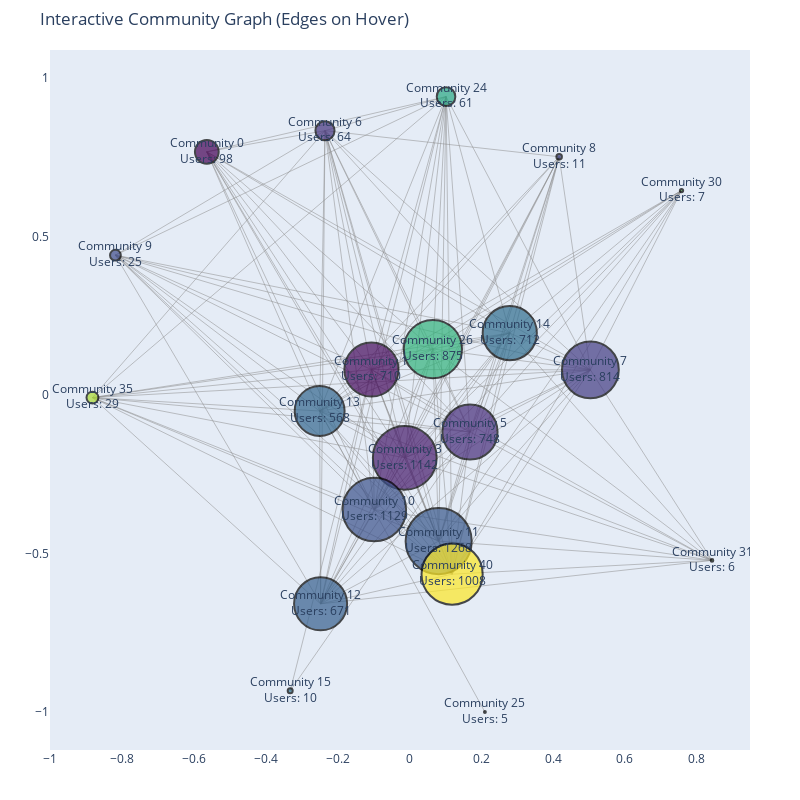

Notebook code cell kept with this figure:
### Code cell
# Count the number of users in each community
community_sizes = {}
for node, community in updated_partition.items():
    if community not in community_sizes:
        community_sizes[community] = 0
    community_sizes[community] += 1

community_graph = nx.Graph()

for community, size in community_sizes.items():
    community_graph.add_node(community, size=size)

for node1, node2 in G_filtered.edges:
    community1 = updated_partition[node1]
    community2 = updated_partition[node2]
    if community1 != community2:  # Only add inter-community edges
        if not community_graph.has_edge(community1, community2):
            community_graph.add_edge(community1, community2, weight=0)
        community_graph[community1][community2]['weight'] += 1

pos = nx.spring_layout(community_graph, k=20, iterations=100)

node_x = []
node_y = []
node_sizes = []
node_text = []
for node, coords in pos.items():
    node_x.append(coords[0])
    node_y.append(coords[1])
    node_sizes.append(community_graph.nodes[node]['size'] * 10)  
    node_text.append(f"Community {node}<br>Users: {community_graph.nodes[node]['size']}")
node_sizes = np.power(np.log10(node_sizes), 3) - 3

edge_traces = []
for community1, community2, data in community_graph.edges(data=True):
    x0, y0 = pos[community1]
    x1, y1 = pos[community2]
    edge_traces.append(go.Scatter(
        x=[x0, x1, None],
        y=[y0, y1, None],
        line=dict(width=0.5, color="#888"),
        hoverinfo="none",
        mode="lines",
        visible=True,  # Edges are initially hidden
        name=f"Edges for Community {community1} and {community2}"
    ))

node_trace = go.Scatter(
    x=node_x,
    y=node_y,
    mode="markers+text",
    marker=dict(
        size=node_sizes,
        color=list(community_graph.nodes),
        colorscale="Viridis",
        line=dict(width=2, color="black")
    ),
    text=node_text,
    hoverinfo="text",
    customdata=list(community_graph.nodes), 
    name="Communities"
)

# Create a Plotly figure
fig = go.Figure()

for edge_trace in edge_traces:
    fig.add_trace(edge_trace)

fig.add_trace(node_trace)

fig.update_layout(
    title="Interactive Community Graph (Edges on Hover)",
    showlegend=False,
    xaxis=dict(showgrid=False, zeroline=False),
    yaxis=dict(showgrid=False, zeroline=False),
    height=800,
    width=800,
    margin=dict(l=50, r=50, t=50, b=50)
)

def hover_fn(trace, points, state):
    for i, edge_trace in enumerate(fig.data[:-1]):  
        edge_trace.visible = False 
    hovered_node = points.customdata[0]
    for i, edge_trace in enumerate(fig.data[:-1]):
        if edge_trace.name.startswith(f"Edges for Community {hovered_node}"):
            fig.data[i].visible = True  
    fig.show()

node_trace.on_hover(hover_fn)

fig.show()

### Figure 1 — Plotly figure (JSON) as saved in the notebook; plotly's stock layout.template omitted (floating-point values rounded to 4 significant figures)
{"data": [{"hoverinfo": "none", "line": {"color": "#888", "width": 0.5}, "mode": "lines", "name": "Edges for Community 9 and 1", "type": "scatter", "visible": true, "x": [-0.8187, -0.1058, null], "y": [0.4408, 0.08017, null]}, {"hoverinfo": "none", "line": {"color": "#888", "width": 0.5}, "mode": "lines", "name": "Edges for Community 9 and 14", "type": "scatter", "visible": true, "x": [-0.8187, 0.2794, null], "y": [0.4408, 0.1951, null]}, {"hoverinfo": "none", "line": {"color": "#888", "width": 0.5}, "mode": "lines", "name": "Edges for Community 9 and 3", "type": "scatter", "visible": true, "x": [-0.8187, -0.01295, null], "y": [0.4408, -0.1984, null]}, {"hoverinfo": "none", "line": {"color": "#888", "width": 0.5}, "mode": "lines", "name": "Edges for Community 9 and 26", "type": "scatter", "visible": true, "x": [-0.8187, 0.06531, null], "y": [0.4408, 0.1448, null]}, {"hoverinfo": "none", "line": {"color": "#888", "width": 0.5}, "mode": "lines", "name": "Edges for Community 9 and 5", "type": "scatter", "visible": true, "x": [-0.8187, 0.1686, null], "y": [0.4408, -0.1168, null]}, {"hoverinfo": "none", "line": {"color": "#888", "width": 0.5}, "mode": "lines", "name": "Edges for Community 9 and 11", "type": "scatter", "visible": true, "x": [-0.8187, 0.08139, null], "y": [0.4408, -0.4611, null]}, {"hoverinfo": "none", "line": {"color": "#888", "width": 0.5}, "mode": "lines", "name": "Edges for Community 9 and 7", "type": "scatter", "visible": true, "x": [-0.8187, 0.5039, null], "y": [0.4408, 0.079, null]}, {"hoverinfo": "none", "line": {"color": "#888", "width": 0.5}, "mode": "lines", "name": "Edges for Community 9 and 40", "type": "scatter", "visible": true, "x": [-0.8187, 0.1188, null], "y": [0.4408, -0.5653, null]}, {"hoverinfo": "none", "line": {"color": "#888", "width": 0.5}, "mode": "lines", "name": "Edges for Community 9 and 10", "type": "scatter", "visible": true, "x": [-0.8187, -0.09778, null], "y": [0.4408, -0.3616, null]}, {"hoverinfo": "none", "line": {"color": "#888", "width": 0.5}, "mode": "lines", "name": "Edges for Community 9 and 12", "type": "scatter", "visible": true, "x": [-0.8187, -0.2474, null], "y": [0.4408, -0.6588, null]}, {"hoverinfo": "none", "line": {"color": "#888", "width": 0.5}, "mode": "lines", "name": "Edges for Community 9 and 13", "type": "scatter", "visible": true, "x": [-0.8187, -0.25, null], "y": [0.4408, -0.05073, null]}, {"hoverinfo": "none", "line": {"color": "#888", "width": 0.5}, "mode": "lines", "name": "Edges for Community 9 and 24", "type": "scatter", "visible": true, "x": [-0.8187, 0.102, null], "y": [0.4408, 0.9408, null]}, {"hoverinfo": "none", "line": {"color": "#888", "width": 0.5}, "mode": "lines", "name": "Edges for Community 9 and 6", "type": "scatter", "visible": true, "x": [-0.8187, -0.2351, null], "y": [0.4408, 0.8334, null]}, {"hoverinfo": "none", "line": {"color": "#888", "width": 0.5}, "mode": "lines", "name": "Edges for Community 1 and 3", "type": "scatter", "visible": true, "x": [-0.1058, -0.01295, null], "y": [0.08017, -0.1984, null]}, {"hoverinfo": "none", "line": {"color": "#888", "width": 0.5}, "mode": "lines", "name": "Edges for Community 1 and 5", "type": "scatter", "visible": true, "x": [-0.1058, 0.1686, null], "y": [0.08017, -0.1168, null]}, {"hoverinfo": "none", "line": {"color": "#888", "width": 0.5}, "mode": "lines", "name": "Edges for Community 1 and 13", "type": "scatter", "visible": true, "x": [-0.1058, -0.25, null], "y": [0.08017, -0.05073, null]}, {"hoverinfo": "none", "line": {"color": "#888", "width": 0.5}, "mode": "lines", "name": "Edges for Community 1 and 24", "type": "scatter", "visible": true, "x": [-0.1058, 0.102, null], "y": [0.08017, 0.9408, null]}, {"hoverinfo": "none", "line": {"color": "#888", "width": 0.5}, "mode": "lines", "name": "Edges for Community 1 and 26", "type": "scatter", "visible": true, "x": [-0.1058, 0.06531, null], "y": [0.08017, 0.1448, null]}, {"hoverinfo": "none", "line": {"color": "#888", "width": 0.5}, "mode": "lines", "name": "Edges for Community 1 and 10", "type": "scatter", "visible": true, "x": [-0.1058, -0.09778, null], "y": [0.08017, -0.3616, null]}, {"hoverinfo": "none", "line": {"color": "#888", "width": 0.5}, "mode": "lines", "name": "Edges for Community 1 and 11", "type": "scatter", "visible": true, "x": [-0.1058, 0.08139, null], "y": [0.08017, -0.4611, null]}, {"hoverinfo": "none", "line": {"color": "#888", "width": 0.5}, "mode": "lines", "name": "Edges for Community 1 and 14", "type": "scatter", "visible": true, "x": [-0.1058, 0.2794, null], "y": [0.08017, 0.1951, null]}, {"hoverinfo": "none", "line": {"color": "#888", "width": 0.5}, "mode": "lines", "name": "Edges for Community 1 and 7", "type": "scatter", "visible": true, "x": [-0.1058, 0.5039, null], "y": [0.08017, 0.079, null]}, {"hoverinfo": "none", "line": {"color": "#888", "width": 0.5}, "mode": "lines", "name": "Edges for Community 1 and 40", "type": "scatter", "visible": true, "x": [-0.1058, 0.1188, null], "y": [0.08017, -0.5653, null]}, {"hoverinfo": "none", "line": {"color": "#888", "width": 0.5}, "mode": "lines", "name": "Edges for Community 1 and 12", "type": "scatter", "visible": true, "x": [-0.1058, -0.2474, null], "y": [0.08017, -0.6588, null]}, {"hoverinfo": "none", "line": {"color": "#888", "width": 0.5}, "mode": "lines", "name": "Edges for Community 1 and 0", "type": "scatter", "visible": true, "x": [-0.1058, -0.5642, null], "y": [0.08017, 0.7667, null]}, {"hoverinfo": "none", "line": {"color": "#888", "width": 0.5}, "mode": "lines", "name": "Edges for Community 1 and 6", "type": "scatter", "visible": true, "x": [-0.1058, -0.2351, null], "y": [0.08017, 0.8334, null]}, {"hoverinfo": "none", "line": {"color": "#888", "width": 0.5}, "mode": "lines", "name": "Edges for Community 1 and 35", "type": "scatter", "visible": true, "x": [-0.1058, -0.8826, null], "y": [0.08017, -0.0085, null]}, {"hoverinfo": "none", "line": {"color": "#888", "width": 0.5}, "mode": "lines", "name": "Edges for Community 1 and 31", "type": "scatter", "visible": true, "x": [-0.1058, 0.8425, null], "y": [0.08017, -0.5218, null]}, {"hoverinfo": "none", "line": {"color": "#888", "width": 0.5}, "mode": "lines", "name": "Edges for Community 1 and 30", "type": "scatter", "visible": true, "x": [-0.1058, 0.7577, null], "y": [0.08017, 0.6446, null]}, {"hoverinfo": "none", "line": {"color": "#888", "width": 0.5}, "mode": "lines", "name": "Edges for Community 1 and 8", "type": "scatter", "visible": true, "x": [-0.1058, 0.4169, null], "y": [0.08017, 0.7511, null]}, {"hoverinfo": "none", "line": {"color": "#888", "width": 0.5}, "mode": "lines", "name": "Edges for Community 1 and 15", "type": "scatter", "visible": true, "x": [-0.1058, -0.332, null], "y": [0.08017, -0.9332, null]}, {"hoverinfo": "none", "line": {"color": "#888", "width": 0.5}, "mode": "lines", "name": "Edges for Community 14 and 7", "type": "scatter", "visible": true, "x": [0.2794, 0.5039, null], "y": [0.1951, 0.079, null]}, {"hoverinfo": "none", "line": {"color": "#888", "width": 0.5}, "mode": "lines", "name": "Edges for Community 14 and 26", "type": "scatter", "visible": true, "x": [0.2794, 0.06531, null], "y": [0.1951, 0.1448, null]}, {"hoverinfo": "none", "line": {"color": "#888", "width": 0.5}, "mode": "lines", "name": "Edges for Community 14 and 13", "type": "scatter", "visible": true, "x": [0.2794, -0.25, null], "y": [0.1951, -0.05073, null]}, {"hoverinfo": "none", "line": {"color": "#888", "width": 0.5}, "mode": "lines", "name": "Edges for Community 14 and 5", "type": "scatter", "visible": true, "x": [0.2794, 0.1686, null], "y": [0.1951, -0.1168, null]}, {"hoverinfo": "none", "line": {"color": "#888", "width": 0.5}, "mode": "lines", "name": "Edges for Community 14 and 11", "type": "scatter", "visible": true, "x": [0.2794, 0.08139, null], "y": [0.1951, -0.4611, null]}, {"hoverinfo": "none", "line": {"color": "#888", "width": 0.5}, "mode": "lines", "name": "Edges for Community 14 and 40", "type": "scatter", "visible": true, "x": [0.2794, 0.1188, null], "y": [0.1951, -0.5653, null]}, {"hoverinfo": "none", "line": {"color": "#888", "width": 0.5}, "mode": "lines", "name": "Edges for Community 14 and 3", "type": "scatter", "visible": true, "x": [0.2794, -0.01295, null], "y": [0.1951, -0.1984, null]}, {"hoverinfo": "none", "line": {"color": "#888", "width": 0.5}, "mode": "lines", "name": "Edges for Community 14 and 10", "type": "scatter", "visible": true, "x": [0.2794, -0.09778, null], "y": [0.1951, -0.3616, null]}, {"hoverinfo": "none", "line": {"color": "#888", "width": 0.5}, "mode": "lines", "name": "Edges for Community 14 and 12", "type": "scatter", "visible": true, "x": [0.2794, -0.2474, null], "y": [0.1951, -0.6588, null]}, {"hoverinfo": "none", "line": {"color": "#888", "width": 0.5}, "mode": "lines", "name": "Edges for Community 14 and 6", "type": "scatter", "visible": true, "x": [0.2794, -0.2351, null], "y": [0.1951, 0.8334, null]}, {"hoverinfo": "none", "line": {"color": "#888", "width": 0.5}, "mode": "lines", "name": "Edges for Community 14 and 35", "type": "scatter", "visible": true, "x": [0.2794, -0.8826, null], "y": [0.1951, -0.0085, null]}, {"hoverinfo": "none", "line": {"color": "#888", "width": 0.5}, "mode": "lines", "name": "Edges for Community 14 and 24", "type": "scatter", "visible": true, "x": [0.2794, 0.102, null], "y": [0.1951, 0.9408, null]}, {"hoverinfo": "none", "line": {"color": "#888", "width": 0.5}, "mode": "lines", "name": "Edges for Community 14 and 30", "type": "scatter", "visible": true, "x": [0.2794, 0.7577, null], "y": [0.1951, 0.6446, null]}, {"hoverinfo": "none", "line": {"color": "#888", "width": 0.5}, "mode": "lines", "name": "Edges for Community 14 and 0", "type": "scatter", "visible": true, "x": [0.2794, -0.5642, null], "y": [0.1951, 0.7667, null]}, {"hoverinfo": "none", "line": {"color": "#888", "width": 0.5}, "mode": "lines", "name": "Edges for Community 14 and 31", "type": "scatter", "visible": true, "x": [0.2794, 0.8425, null], "y": [0.1951, -0.5218, null]}, {"hoverinfo": "none", "line": {"color": "#888", "width": 0.5}, "mode": "lines", "name": "Edges for Community 14 and 8", "type": "scatter", "visible": true, "x": [0.2794, 0.4169, null], "y": [0.1951, 0.7511, null]}, {"hoverinfo": "none", "line": {"color": "#888", "width": 0.5}, "mode": "lines", "name": "Edges for Community 3 and 5", "type": "scatter", "visible": true, "x": [-0.01295, 0.1686, null], "y": [-0.1984, -0.1168, null]}, {"hoverinfo": "none", "line": {"color": "#888", "width": 0.5}, "mode": "lines", "name": "Edges for Community 3 and 10", "type": "scatter", "visible": true, "x": [-0.01295, -0.09778, null], "y": [-0.1984, -0.3616, null]}, {"hoverinfo": "none", "line": {"color": "#888", "width": 0.5}, "mode": "lines", "name": "Edges for Community 3 and 24", "type": "scatter", "visible": true, "x": [-0.01295, 0.102, null], "y": [-0.1984, 0.9408, null]}, {"hoverinfo": "none", "line": {"color": "#888", "width": 0.5}, "mode": "lines", "name": "Edges for Community 3 and 31", "type": "scatter", "visible": true, "x": [-0.01295, 0.8425, null], "y": [-0.1984, -0.5218, null]}, {"hoverinfo": "none", "line": {"color": "#888", "width": 0.5}, "mode": "lines", "name": "Edges for Community 3 and 13", "type": "scatter", "visible": true, "x": [-0.01295, -0.25, null], "y": [-0.1984, -0.05073, null]}, {"hoverinfo": "none", "line": {"color": "#888", "width": 0.5}, "mode": "lines", "name": "Edges for Community 3 and 26", "type": "scatter", "visible": true, "x": [-0.01295, 0.06531, null], "y": [-0.1984, 0.1448, null]}, {"hoverinfo": "none", "line": {"color": "#888", "width": 0.5}, "mode": "lines", "name": "Edges for Community 3 and 40", "type": "scatter", "visible": true, "x": [-0.01295, 0.1188, null], "y": [-0.1984, -0.5653, null]}, {"hoverinfo": "none", "line": {"color": "#888", "width": 0.5}, "mode": "lines", "name": "Edges for Community 3 and 11", "type": "scatter", "visible": true, "x": [-0.01295, 0.08139, null], "y": [-0.1984, -0.4611, null]}, {"hoverinfo": "none", "line": {"color": "#888", "width": 0.5}, "mode": "lines", "name": "Edges for Community 3 and 35", "type": "scatter", "visible": true, "x": [-0.01295, -0.8826, null], "y": [-0.1984, -0.0085, null]}, {"hoverinfo": "none", "line": {"color": "#888", "width": 0.5}, "mode": "lines", "name": "Edges for Community 3 and 7", "type": "scatter", "visible": true, "x": [-0.01295, 0.5039, null], "y": [-0.1984, 0.079, null]}, {"hoverinfo": "none", "line": {"color": "#888", "width": 0.5}, "mode": "lines", "name": "Edges for Community 3 and 0", "type": "scatter", "visible": true, "x": [-0.01295, -0.5642, null], "y": [-0.1984, 0.7667, null]}, {"hoverinfo": "none", "line": {"color": "#888", "width": 0.5}, "mode": "lines", "name": "Edges for Community 3 and 6", "type": "scatter", "visible": true, "x": [-0.01295, -0.2351, null], "y": [-0.1984, 0.8334, null]}, {"hoverinfo": "none", "line": {"color": "#888", "width": 0.5}, "mode": "lines", "name": "Edges for Community 3 and 12", "type": "scatter", "visible": true, "x": [-0.01295, -0.2474, null], "y": [-0.1984, -0.6588, null]}, {"hoverinfo": "none", "line": {"color": "#888", "width": 0.5}, "mode": "lines", "name": "Edges for Community 3 and 8", "type": "scatter", "visible": true, "x": [-0.01295, 0.4169, null], "y": [-0.1984, 0.7511, null]}, {"hoverinfo": "none", "line": {"color": "#888", "width": 0.5}, "mode": "lines", "name": "Edges for Community 3 and 30", "type": "scatter", "visible": true, "x": [-0.01295, 0.7577, null], "y": [-0.1984, 0.6446, null]}, {"hoverinfo": "none", "line": {"color": "#888", "width": 0.5}, "mode": "lines", "name": "Edges for Community 26 and 7", "type": "scatter", "visible": true, "x": [0.06531, 0.5039, null], "y": [0.1448, 0.079, null]}, {"hoverinfo": "none", "line": {"color": "#888", "width": 0.5}, "mode": "lines", "name": "Edges for Community 26 and 13", "type": "scatter", "visible": true, "x": [0.06531, -0.25, null], "y": [0.1448, -0.05073, null]}, {"hoverinfo": "none", "line": {"color": "#888", "width": 0.5}, "mode": "lines", "name": "Edges for Community 26 and 12", "type": "scatter", "visible": true, "x": [0.06531, -0.2474, null], "y": [0.1448, -0.6588, null]}, {"hoverinfo": "none", "line": {"color": "#888", "width": 0.5}, "mode": "lines", "name": "Edges for Community 26 and 5", "type": "scatter", "visible": true, "x": [0.06531, 0.1686, null], "y": [0.1448, -0.1168, null]}, {"hoverinfo": "none", "line": {"color": "#888", "width": 0.5}, "mode": "lines", "name": "Edges for Community 26 and 6", "type": "scatter", "visible": true, "x": [0.06531, -0.2351, null], "y": [0.1448, 0.8334, null]}, {"hoverinfo": "none", "line": {"color": "#888", "width": 0.5}, "mode": "lines", "name": "Edges for Community 26 and 11", "type": "scatter", "visible": true, "x": [0.06531, 0.08139, null], "y": [0.1448, -0.4611, null]}, {"hoverinfo": "none", "line": {"color": "#888", "width": 0.5}, "mode": "lines", "name": "Edges for Community 26 and 10", "type": "scatter", "visible": true, "x": [0.06531, -0.09778, null], "y": [0.1448, -0.3616, null]}, {"hoverinfo": "none", "line": {"color": "#888", "width": 0.5}, "mode": "lines", "name": "Edges for Community 26 and 40", "type": "scatter", "visible": true, "x": [0.06531, 0.1188, null], "y": [0.1448, -0.5653, null]}, {"hoverinfo": "none", "line": {"color": "#888", "width": 0.5}, "mode": "lines", "name": "Edges for Community 26 and 0", "type": "scatter", "visible": true, "x": [0.06531, -0.5642, null], "y": [0.1448, 0.7667, null]}, {"hoverinfo": "none", "line": {"color": "#888", "width": 0.5}, "mode": "lines", "name": "Edges for Community 26 and 35", "type": "scatter", "visible": true, "x": [0.06531, -0.8826, null], "y": [0.1448, -0.0085, null]}, {"hoverinfo": "none", "line": {"color": "#888", "width": 0.5}, "mode": "lines", "name": "Edges for Community 26 and 24", "type": "scatter", "visible": true, "x": [0.06531, 0.102, null], "y": [0.1448, 0.9408, null]}, {"hoverinfo": "none", "line": {"color": "#888", "width": 0.5}, "mode": "lines", "name": "Edges for Community 26 and 31", "type": "scatter", "visible": true, "x": [0.06531, 0.8425, null], "y": [0.1448, -0.5218, null]}, {"hoverinfo": "none", "line": {"color": "#888", "width": 0.5}, "mode": "lines", "name": "Edges for Community 26 and 30", "type": "scatter", "visible": true, "x": [0.06531, 0.7577, null], "y": [0.1448, 0.6446, null]}, {"hoverinfo": "none", "line": {"color": "#888", "width": 0.5}, "mode": "lines", "name": "Edges for Community 5 and 11", "type": "scatter", "visible": true, "x": [0.1686, 0.08139, null], "y": [-0.1168, -0.4611, null]}, {"hoverinfo": "none", "line": {"color": "#888", "width": 0.5}, "mode": "lines", "name": "Edges for Community 5 and 10", "type": "scatter", "visible": true, "x": [0.1686, -0.09778, null], "y": [-0.1168, -0.3616, null]}, {"hoverinfo": "none", "line": {"color": "#888", "width": 0.5}, "mode": "lines", "name": "Edges for Community 5 and 13", "type": "scatter", "visible": true, "x": [0.1686, -0.25, null], "y": [-0.1168, -0.05073, null]}, {"hoverinfo": "none", "line": {"color": "#888", "width": 0.5}, "mode": "lines", "name": "Edges for Community 5 and 12", "type": "scatter", "visible": true, "x": [0.1686, -0.2474, null], "y": [-0.1168, -0.6588, null]}, {"hoverinfo": "none", "line": {"color": "#888", "width": 0.5}, "mode": "lines", "name": "Edges for Community 5 and 40", "type": "scatter", "visible": true, "x": [0.1686, 0.1188, null], "y": [-0.1168, -0.5653, null]}, {"hoverinfo": "none", "line": {"color": "#888", "width": 0.5}, "mode": "lines", "name": "Edges for Community 5 and 6", "type": "scatter", "visible": true, "x": [0.1686, -0.2351, null], "y": [-0.1168, 0.8334, null]}, {"hoverinfo": "none", "line": {"color": "#888", "width": 0.5}, "mode": "lines", "name": "Edges for Community 5 and 7", "type": "scatter", "visible": true, "x": [0.1686, 0.5039, null], "y": [-0.1168, 0.079, null]}, {"hoverinfo": "none", "line": {"color": "#888", "width": 0.5}, "mode": "lines", "name": "Edges for Community 5 and 24", "type": "scatter", "visible": true, "x": [0.1686, 0.102, null], "y": [-0.1168, 0.9408, null]}, {"hoverinfo": "none", "line": {"color": "#888", "width": 0.5}, "mode": "lines", "name": "Edges for Community 5 and 15", "type": "scatter", "visible": true, "x": [0.1686, -0.332, null], "y": [-0.1168, -0.9332, null]}, {"hoverinfo": "none", "line": {"color": "#888", "width": 0.5}, "mode": "lines", "name": "Edges for Community 5 and 31", "type": "scatter", "visible": true, "x": [0.1686, 0.8425, null], "y": [-0.1168, -0.5218, null]}, {"hoverinfo": "none", "line": {"color": "#888", "width": 0.5}, "mode": "lines", "name": "Edges for Community 5 and 8", "type": "scatter", "visible": true, "x": [0.1686, 0.4169, null], "y": [-0.1168, 0.7511, null]}, {"hoverinfo": "none", "line": {"color": "#888", "width": 0.5}, "mode": "lines", "name": "Edges for Community 5 and 35", "type": "scatter", "visible": true, "x": [0.1686, -0.8826, null], "y": [-0.1168, -0.0085, null]}, {"hoverinfo": "none", "line": {"color": "#888", "width": 0.5}, "mode": "lines", "name": "Edges for Community 5 and 30", "type": "scatter", "visible": true, "x": [0.1686, 0.7577, null], "y": [-0.1168, 0.6446, null]}, {"hoverinfo": "none", "line": {"color": "#888", "width": 0.5}, "mode": "lines", "name": "Edges for Community 5 and 0", "type": "scatter", "visible": true, "x": [0.1686, -0.5642, null], "y": [-0.1168, 0.7667, null]}, {"hoverinfo": "none", "line": {"color": "#888", "width": 0.5}, "mode": "lines", "name": "Edges for Community 11 and 40", "type": "scatter", "visible": true, "x": [0.08139, 0.1188, null], "y": [-0.4611, -0.5653, null]}, {"hoverinfo": "none", "line": {"color": "#888", "width": 0.5}, "mode": "lines", "name": "Edges for Community 11 and 12", "type": "scatter", "visible": true, "x": [0.08139, -0.2474, null], "y": [-0.4611, -0.6588, null]}, {"hoverinfo": "none", "line": {"color": "#888", "width": 0.5}, "mode": "lines", "name": "Edges for Community 11 and 35", "type": "scatter", "visible": true, "x": [0.08139, -0.8826, null], "y": [-0.4611, -0.0085, null]}, {"hoverinfo": "none", "line": {"color": "#888", "width": 0.5}, "mode": "lines", "name": "Edges for Community 11 and 10", "type": "scatter", "visible": true, "x": [0.08139, -0.09778, null], "y": [-0.4611, -0.3616, null]}, {"hoverinfo": "none", "line": {"color": "#888", "width": 0.5}, "mode": "lines", "name": "Edges for Community 11 and 13", "type": "scatter", "visible": true, "x": [0.08139, -0.25, null], "y": [-0.4611, -0.05073, null]}, {"hoverinfo": "none", "line": {"color": "#888", "width": 0.5}, "mode": "lines", "name": "Edges for Community 11 and 7", "type": "scatter", "visible": true, "x": [0.08139, 0.5039, null], "y": [-0.4611, 0.079, null]}, {"hoverinfo": "none", "line": {"color": "#888", "width": 0.5}, "mode": "lines", "name": "Edges for Community 11 and 8", "type": "scatter", "visible": true, "x": [0.08139, 0.4169, null], "y": [-0.4611, 0.7511, null]}, {"hoverinfo": "none", "line": {"color": "#888", "width": 0.5}, "mode": "lines", "name": "Edges for Community 11 and 6", "type": "scatter", "visible": true, "x": [0.08139, -0.2351, null], "y": [-0.4611, 0.8334, null]}, {"hoverinfo": "none", "line": {"color": "#888", "width": 0.5}, "mode": "lines", "name": "Edges for Community 11 and 31", "type": "scatter", "visible": true, "x": [0.08139, 0.8425, null], "y": [-0.4611, -0.5218, null]}, {"hoverinfo": "none", "line": {"color": "#888", "width": 0.5}, "mode": "lines", "name": "Edges for Community 11 and 24", "type": "scatter", "visible": true, "x": [0.08139, 0.102, null], "y": [-0.4611, 0.9408, null]}, {"hoverinfo": "none", "line": {"color": "#888", "width": 0.5}, "mode": "lines", "name": "Edges for Community 11 and 0", "type": "scatter", "visible": true, "x": [0.08139, -0.5642, null], "y": [-0.4611, 0.7667, null]}, {"hoverinfo": "none", "line": {"color": "#888", "width": 0.5}, "mode": "lines", "name": "Edges for Community 11 and 30", "type": "scatter", "visible": true, "x": [0.08139, 0.7577, null], "y": [-0.4611, 0.6446, null]}, {"hoverinfo": "none", "line": {"color": "#888", "width": 0.5}, "mode": "lines", "name": "Edges for Community 7 and 10", "type": "scatter", "visible": true, "x": [0.5039, -0.09778, null], "y": [0.079, -0.3616, null]}, {"hoverinfo": "none", "line": {"color": "#888", "width": 0.5}, "mode": "lines", "name": "Edges for Community 7 and 13", "type": "scatter", "visible": true, "x": [0.5039, -0.25, null], "y": [0.079, -0.05073, null]}, {"hoverinfo": "none", "line": {"color": "#888", "width": 0.5}, "mode": "lines", "name": "Edges for Community 7 and 40", "type": "scatter", "visible": true, "x": [0.5039, 0.1188, null], "y": [0.079, -0.5653, null]}, {"hoverinfo": "none", "line": {"color": "#888", "width": 0.5}, "mode": "lines", "name": "Edges for Community 7 and 12", "type": "scatter", "visible": true, "x": [0.5039, -0.2474, null], "y": [0.079, -0.6588, null]}, {"hoverinfo": "none", "line": {"color": "#888", "width": 0.5}, "mode": "lines", "name": "Edges for Community 7 and 6", "type": "scatter", "visible": true, "x": [0.5039, -0.2351, null], "y": [0.079, 0.8334, null]}, {"hoverinfo": "none", "line": {"color": "#888", "width": 0.5}, "mode": "lines", "name": "Edges for Community 7 and 35", "type": "scatter", "visible": true, "x": [0.5039, -0.8826, null], "y": [0.079, -0.0085, null]}, {"hoverinfo": "none", "line": {"color": "#888", "width": 0.5}, "mode": "lines", "name": "Edges for Community 7 and 0", "type": "scatter", "visible": true, "x": [0.5039, -0.5642, null], "y": [0.079, 0.7667, null]}, {"hoverinfo": "none", "line": {"color": "#888", "width": 0.5}, "mode": "lines", "name": "Edges for Community 7 and 24", "type": "scatter", "visible": true, "x": [0.5039, 0.102, null], "y": [0.079, 0.9408, null]}, {"hoverinfo": "none", "line": {"color": "#888", "width": 0.5}, "mode": "lines", "name": "Edges for Community 7 and 30", "type": "scatter", "visible": true, "x": [0.5039, 0.7577, null], "y": [0.079, 0.6446, null]}, {"hoverinfo": "none", "line": {"color": "#888", "width": 0.5}, "mode": "lines", "name": "Edges for Community 7 and 31", "type": "scatter", "visible": true, "x": [0.5039, 0.8425, null], "y": [0.079, -0.5218, null]}, {"hoverinfo": "none", "line": {"color": "#888", "width": 0.5}, "mode": "lines", "name": "Edges for Community 7 and 8", "type": "scatter", "visible": true, "x": [0.5039, 0.4169, null], "y": [0.079, 0.7511, null]}, {"hoverinfo": "none", "line": {"color": "#888", "width": 0.5}, "mode": "lines", "name": "Edges for Community 40 and 12", "type": "scatter", "visible": true, "x": [0.1188, -0.2474, null], "y": [-0.5653, -0.6588, null]}, {"hoverinfo": "none", "line": {"color": "#888", "width": 0.5}, "mode": "lines", "name": "Edges for Community 40 and 10", "type": "scatter", "visible": true, "x": [0.1188, -0.09778, null], "y": [-0.5653, -0.3616, null]}, {"hoverinfo": "none", "line": {"color": "#888", "width": 0.5}, "mode": "lines", "name": "Edges for Community 40 and 13", "type": "scatter", "visible": true, "x": [0.1188, -0.25, null], "y": [-0.5653, -0.05073, null]}, {"hoverinfo": "none", "line": {"color": "#888", "width": 0.5}, "mode": "lines", "name": "Edges for Community 40 and 35", "type": "scatter", "visible": true, "x": [0.1188, -0.8826, null], "y": [-0.5653, -0.0085, null]}, {"hoverinfo": "none", "line": {"color": "#888", "width": 0.5}, "mode": "lines", "name": "Edges for Community 40 and 8", "type": "scatter", "visible": true, "x": [0.1188, 0.4169, null], "y": [-0.5653, 0.7511, null]}, {"hoverinfo": "none", "line": {"color": "#888", "width": 0.5}, "mode": "lines", "name": "Edges for Community 40 and 31", "type": "scatter", "visible": true, "x": [0.1188, 0.8425, null], "y": [-0.5653, -0.5218, null]}, {"hoverinfo": "none", "line": {"color": "#888", "width": 0.5}, "mode": "lines", "name": "Edges for Community 40 and 24", "type": "scatter", "visible": true, "x": [0.1188, 0.102, null], "y": [-0.5653, 0.9408, null]}, {"hoverinfo": "none", "line": {"color": "#888", "width": 0.5}, "mode": "lines", "name": "Edges for Community 40 and 0", "type": "scatter", "visible": true, "x": [0.1188, -0.5642, null], "y": [-0.5653, 0.7667, null]}, {"hoverinfo": "none", "line": {"color": "#888", "width": 0.5}, "mode": "lines", "name": "Edges for Community 40 and 6", "type": "scatter", "visible": true, "x": [0.1188, -0.2351, null], "y": [-0.5653, 0.8334, null]}, {"hoverinfo": "none", "line": {"color": "#888", "width": 0.5}, "mode": "lines", "name": "Edges for Community 40 and 30", "type": "scatter", "visible": true, "x": [0.1188, 0.7577, null], "y": [-0.5653, 0.6446, null]}, {"hoverinfo": "none", "line": {"color": "#888", "width": 0.5}, "mode": "lines", "name": "Edges for Community 10 and 13", "type": "scatter", "visible": true, "x": [-0.09778, -0.25, null], "y": [-0.3616, -0.05073, null]}, {"hoverinfo": "none", "line": {"color": "#888", "width": 0.5}, "mode": "lines", "name": "Edges for Community 10 and 35", "type": "scatter", "visible": true, "x": [-0.09778, -0.8826, null], "y": [-0.3616, -0.0085, null]}, {"hoverinfo": "none", "line": {"color": "#888", "width": 0.5}, "mode": "lines", "name": "Edges for Community 10 and 6", "type": "scatter", "visible": true, "x": [-0.09778, -0.2351, null], "y": [-0.3616, 0.8334, null]}, {"hoverinfo": "none", "line": {"color": "#888", "width": 0.5}, "mode": "lines", "name": "Edges for Community 10 and 12", "type": "scatter", "visible": true, "x": [-0.09778, -0.2474, null], "y": [-0.3616, -0.6588, null]}, {"hoverinfo": "none", "line": {"color": "#888", "width": 0.5}, "mode": "lines", "name": "Edges for Community 10 and 0", "type": "scatter", "visible": true, "x": [-0.09778, -0.5642, null], "y": [-0.3616, 0.7667, null]}, {"hoverinfo": "none", "line": {"color": "#888", "width": 0.5}, "mode": "lines", "name": "Edges for Community 10 and 24", "type": "scatter", "visible": true, "x": [-0.09778, 0.102, null], "y": [-0.3616, 0.9408, null]}, {"hoverinfo": "none", "line": {"color": "#888", "width": 0.5}, "mode": "lines", "name": "Edges for Community 10 and 31", "type": "scatter", "visible": true, "x": [-0.09778, 0.8425, null], "y": [-0.3616, -0.5218, null]}, {"hoverinfo": "none", "line": {"color": "#888", "width": 0.5}, "mode": "lines", "name": "Edges for Community 10 and 8", "type": "scatter", "visible": true, "x": [-0.09778, 0.4169, null], "y": [-0.3616, 0.7511, null]}, {"hoverinfo": "none", "line": {"color": "#888", "width": 0.5}, "mode": "lines", "name": "Edges for Community 10 and 30", "type": "scatter", "visible": true, "x": [-0.09778, 0.7577, null], "y": [-0.3616, 0.6446, null]}, {"hoverinfo": "none", "line": {"color": "#888", "width": 0.5}, "mode": "lines", "name": "Edges for Community 12 and 6", "type": "scatter", "visible": true, "x": [-0.2474, -0.2351, null], "y": [-0.6588, 0.8334, null]}, {"hoverinfo": "none", "line": {"color": "#888", "width": 0.5}, "mode": "lines", "name": "Edges for Community 12 and 13", "type": "scatter", "visible": true, "x": [-0.2474, -0.25, null], "y": [-0.6588, -0.05073, null]}, {"hoverinfo": "none", "line": {"color": "#888", "width": 0.5}, "mode": "lines", "name": "Edges for Community 12 and 24", "type": "scatter", "visible": true, "x": [-0.2474, 0.102, null], "y": [-0.6588, 0.9408, null]}, {"hoverinfo": "none", "line": {"color": "#888", "width": 0.5}, "mode": "lines", "name": "Edges for Community 12 and 35", "type": "scatter", "visible": true, "x": [-0.2474, -0.8826, null], "y": [-0.6588, -0.0085, null]}, {"hoverinfo": "none", "line": {"color": "#888", "width": 0.5}, "mode": "lines", "name": "Edges for Community 12 and 8", "type": "scatter", "visible": true, "x": [-0.2474, 0.4169, null], "y": [-0.6588, 0.7511, null]}, {"hoverinfo": "none", "line": {"color": "#888", "width": 0.5}, "mode": "lines", "name": "Edges for Community 12 and 31", "type": "scatter", "visible": true, "x": [-0.2474, 0.8425, null], "y": [-0.6588, -0.5218, null]}, {"hoverinfo": "none", "line": {"color": "#888", "width": 0.5}, "mode": "lines", "name": "Edges for Community 13 and 24", "type": "scatter", "visible": true, "x": [-0.25, 0.102, null], "y": [-0.05073, 0.9408, null]}, {"hoverinfo": "none", "line": {"color": "#888", "width": 0.5}, "mode": "lines", "name": "Edges for Community 13 and 6", "type": "scatter", "visible": true, "x": [-0.25, -0.2351, null], "y": [-0.05073, 0.8334, null]}, {"hoverinfo": "none", "line": {"color": "#888", "width": 0.5}, "mode": "lines", "name": "Edges for Community 13 and 35", "type": "scatter", "visible": true, "x": [-0.25, -0.8826, null], "y": [-0.05073, -0.0085, null]}, {"hoverinfo": "none", "line": {"color": "#888", "width": 0.5}, "mode": "lines", "name": "Edges for Community 13 and 0", "type": "scatter", "visible": true, "x": [-0.25, -0.5642, null], "y": [-0.05073, 0.7667, null]}, {"hoverinfo": "none", "line": {"color": "#888", "width": 0.5}, "mode": "lines", "name": "Edges for Community 13 and 31", "type": "scatter", "visible": true, "x": [-0.25, 0.8425, null], "y": [-0.05073, -0.5218, null]}, {"hoverinfo": "none", "line": {"color": "#888", "width": 0.5}, "mode": "lines", "name": "Edges for Community 13 and 8", "type": "scatter", "visible": true, "x": [-0.25, 0.4169, null], "y": [-0.05073, 0.7511, null]}, {"hoverinfo": "none", "line": {"color": "#888", "width": 0.5}, "mode": "lines", "name": "Edges for Community 13 and 25", "type": "scatter", "visible": true, "x": [-0.25, 0.2102, null], "y": [-0.05073, -1.0, null]}, {"hoverinfo": "none", "line": {"color": "#888", "width": 0.5}, "mode": "lines", "name": "Edges for Community 13 and 30", "type": "scatter", "visible": true, "x": [-0.25, 0.7577, null], "y": [-0.05073, 0.6446, null]}, {"hoverinfo": "none", "line": {"color": "#888", "width": 0.5}, "mode": "lines", "name": "Edges for Community 24 and 6", "type": "scatter", "visible": true, "x": [0.102, -0.2351, null], "y": [0.9408, 0.8334, null]}, {"hoverinfo": "none", "line": {"color": "#888", "width": 0.5}, "mode": "lines", "name": "Edges for Community 24 and 35", "type": "scatter", "visible": true, "x": [0.102, -0.8826, null], "y": [0.9408, -0.0085, null]}, {"hoverinfo": "none", "line": {"color": "#888", "width": 0.5}, "mode": "lines", "name": "Edges for Community 24 and 0", "type": "scatter", "visible": true, "x": [0.102, -0.5642, null], "y": [0.9408, 0.7667, null]}, {"hoverinfo": "none", "line": {"color": "#888", "width": 0.5}, "mode": "lines", "name": "Edges for Community 6 and 0", "type": "scatter", "visible": true, "x": [-0.2351, -0.5642, null], "y": [0.8334, 0.7667, null]}, {"hoverinfo": "none", "line": {"color": "#888", "width": 0.5}, "mode": "lines", "name": "Edges for Community 6 and 35", "type": "scatter", "visible": true, "x": [-0.2351, -0.8826, null], "y": [0.8334, -0.0085, null]}, {"hoverinfo": "none", "line": {"color": "#888", "width": 0.5}, "mode": "lines", "name": "Edges for Community 6 and 8", "type": "scatter", "visible": true, "x": [-0.2351, 0.4169, null], "y": [0.8334, 0.7511, null]}, {"customdata": [9, 1, 14, 3, 26, 5, 11, 7, 40, 10, 12, 13, 24, 6, 35, 0, 30, 31, 8, 15, 25], "hoverinfo": "text", "marker": {"color": [9, 1, 14, 3, 26, 5, 11, 7, 40, 10, 12, 13, 24, 6, 35, 0, 30, 31, 8, 15, 25], "colorscale": [[0, "#440154"], [0.1111, "#482878"], [0.2222, "#3e4989"], [0.3333, "#31688e"], [0.4444, "#26828e"], [0.5556, "#1f9e89"], [0.6667, "#35b779"], [0.7778, "#6ece58"], [0.8889, "#b5de2b"], [1, "#fde725"]], "line": {"color": "black", "width": 2}, "size": [10.79, 54.12, 54.18, 63.81, 58.26, 55.14, 66.08, 56.81, 61.17, 63.56, 53.04, 49.92, 18.61, 19.1, 11.93, 23.76, 3.281, 2.622, 5.507, 5, 1.904]}, "mode": "markers+text", "name": "Communities", "text": ["Community 9<br>Users: 25", "Community 1<br>Users: 710", "Community 14<br>Users: 712", "Community 3<br>Users: 1142", "Community 26<br>Users: 875", "Community 5<br>Users: 748", "Community 11<br>Users: 1268", "Community 7<br>Users: 814", "Community 40<br>Users: 1008", "Community 10<br>Users: 1129", "Community 12<br>Users: 671", "Community 13<br>Users: 568", "Community 24<br>Users: 61", "Community 6<br>Users: 64", "Community 35<br>Users: 29", "Community 0<br>Users: 98", "Community 30<br>Users: 7", "Community 31<br>Users: 6", "Community 8<br>Users: 11", "Community 15<br>Users: 10", "Community 25<br>Users: 5"], "type": "scatter", "x": [-0.8187, -0.1058, 0.2794, -0.01295, 0.06531, 0.1686, 0.08139, 0.5039, 0.1188, -0.09778, -0.2474, -0.25, 0.102, -0.2351, -0.8826, -0.5642, 0.7577, 0.8425, 0.4169, -0.332, 0.2102], "y": [0.4408, 0.08017, 0.1951, -0.1984, 0.1448, -0.1168, -0.4611, 0.079, -0.5653, -0.3616, -0.6588, -0.05073, 0.9408, 0.8334, -0.0085, 0.7667, 0.6446, -0.5218, 0.7511, -0.9332, -1.0]}], "layout": {"height": 800, "margin": {"b": 50, "l": 50, "r": 50, "t": 50}, "showlegend": false, "title": {"text": "Interactive Community Graph (Edges on Hover)"}, "width": 800, "xaxis": {"showgrid": false, "zeroline": false}, "yaxis": {"showgrid": false, "zeroline": false}}}
